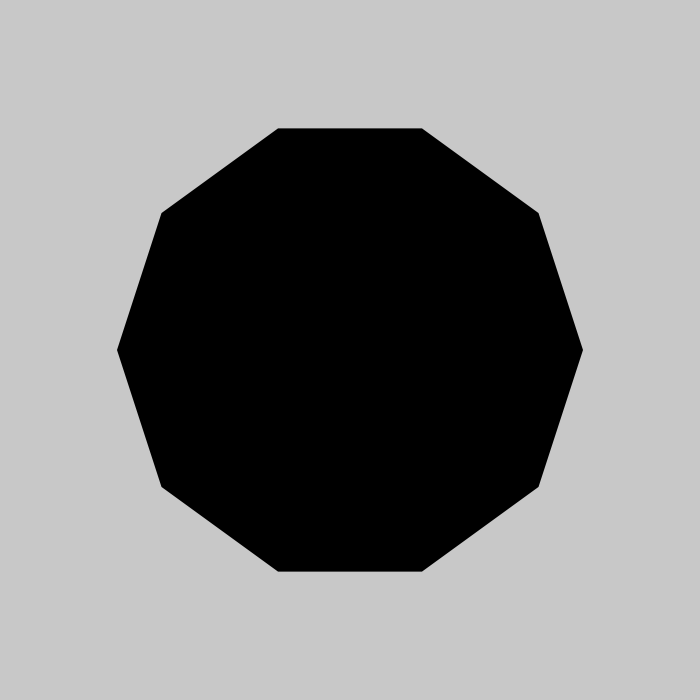
Frame 1 (no input)
Frame 60 (the mouse pressed at the canvas centre just before this capture): identical to frame 1, image omitted
Frame 120 (the mouse held since frame 60 and released just before this capture): identical to frame 1, image omitted

The Processing sketch that drew this single still picture (run headless with seeded random() and noise(); from frame 60 on, the mouse is pressed at the canvas centre):

// Processing sketch: vertexRotating
// ── vertexRotating.pde
// Easing
Easing EASING_FUNC = new EasingInOutQuart();
float time = 0;

void settings() {
	// size(displayWidth, displayHeight);
	size(700, 700);
}

void setup() {
	background(200);

	

	renderMyShape();

}

void draw() {
	noStroke();
	fill(200);
	rect(0, 0, width, height);

	renderMyShape();

	time += 0.0025;
	
	if (time >= 1.0) {
		time = 0;
	}

	// float t = EASING_FUNC.get(time);
	// float angle = map(t, 0, 1.0, 0, 2 * PI);
	// rotate(angle);


}

void renderMyShape() {
	fill(0);
	pushMatrix();
	translate(width / 2, height / 2);

	float verticeLength = 10;
	float angle = 2 * PI / verticeLength;
	float radius = width / 3;

	beginShape();

	for(int i = 0; i < verticeLength; i++) {
		float vx = (float)Math.cos(angle * i);
		float vy = (float)Math.sin(angle * i);
		PVector baseVertice = new PVector(vx, vy);
		PVector vertice = PVector.mult(baseVertice, radius);
		vertex(vertice.x, vertice.y);
	}

	endShape(CLOSE);

	popMatrix();
}

// ── Easing.pde
/*
 * Easing.pde - brings Robert Penner's easing functions into Processing
 * (c) 2015 cocopon.
 *
 * See the following to learn more about these famous functions:
 * http://www.robertpenner.com/easing/
 *
 * License:
 * http://www.robertpenner.com/easing_terms_of_use.html
 */

/*
 * Usage:
 *
 * 1. Put this file in the same folder as your sketch.
 *   + your_sketch/
 *   |-- your_sketch.pde
 *   |-- Easing.pde
 *   |-- ...
 *
 * 2. Enjoy!
 *   // Easier way to use an easing function
 *   // (t: 0.0 ~ 1.0)
 *   float value = easeOutBack(t);
 *   ...
 *
 *   // You can also instanciate an easing function
 *   Easing easing = new EasingOutBack();
 *   float value = easing.get(t);
 *   ...
 *
 *   // Or using an anonymous class to instanciate a custom easing function
 *   Easing easing = new Easing() {
 *     public float get(float t) {
 *       return sqrt(t);
 *     }
 *   };
 *   float value = easing.get(t);
 *   ...
 */

public interface Easing {
  public float get(float t);
}

public class EasingLinear implements Easing {
  public float get(float t) {
    return t;
  }
}

public class EasingInBack implements Easing {
  public float get(float t, float s) {
    return t * t * ((s + 1) * t - s);
  }

  public float get(float t) {
    return get(t, 1.70158);
  }
}

public class EasingInBounce implements Easing {
  public float get(float t) {
    t = 1.0 - t;

    if (t < 1 / 2.75) {
      return 1.0 - (7.5625 * t * t);
    }
    if (t < 2 / 2.75) {
      t -= 1.5 / 2.75;
      return 1.0 - (7.5625 * t * t + 0.75);
    }
    if (t < 2.5 / 2.75) {
      t -= 2.25 / 2.75;
      return 1.0 - (7.5625 * t * t + 0.9375);
    }

    t -= 2.625 / 2.75;
    return 1.0 - (7.5625 * t * t + 0.984375);
  }
}

public class EasingInCirc implements Easing {
  public float get(float t) {
    return -(sqrt(1 - t * t) - 1);
  }
}

public class EasingInCubic implements Easing {
  public float get(float t) {
    return t * t * t;
  }
}

public class EasingInElastic implements Easing {
  public float get(float t, float s) {
    float p = 0.3;
    float a = 1.0;

    if (t == 0) {
      return 0;
    }
    if (t == 1.0) {
      return 1.0;
    }

    if (a < 1.0) {
      a = 1.0;
      s = p / 4;
    }
    else {
      s = p / (2 * 3.1419) * asin(1.0 / a);
    }

    --t;
    return -(a * pow(2, 10 * t) * sin((t - s) * (2 * 3.1419) / p));
  }

  public float get(float t) {
    return get(t, 1.70158);
  }
}

public class EasingInExpo implements Easing {
  public float get(float t) {
    return (t == 0)
      ? 0 
      : pow(2, 10 * (t - 1));
  }
}

public class EasingInQuad implements Easing {
  public float get(float t) {
    return t * t;
  }
}

public class EasingInQuart implements Easing {
  public float get(float t) {
    return t * t * t * t;
  }
}

public class EasingInQuint implements Easing {
  public float get(float t) {
    return t * t * t * t * t;
  }
}

public class EasingInSine implements Easing {
  public float get(float t) {
    return -cos(t * (PI / 2)) + 1.0;
  }
}

public class EasingOutBack implements Easing {
  public float get(float t, float s) {
    --t;
    return t * t * ((s + 1.0) * t + s) + 1.0;
  }

  public float get(float t) {
    return get(t, 1.70158);
  }
}

public class EasingOutBounce implements Easing {
  public float get(float t) {
    if (t < 1 / 2.75) {
      return 7.5625 * t * t;
    }
    if (t < 2 / 2.75) {
      t -= 1.5 / 2.75;
      return 7.5625 * t * t + 0.75;
    }
    if (t < 2.5 / 2.75) {
      t -= 2.25 / 2.75;
      return 7.5625 * t * t + 0.9375;
    }

    t -= 2.625 / 2.75;
    return 7.5625 * t * t + 0.984375;
  }
}

public class EasingOutCirc implements Easing {
  public float get(float t) {
    --t;
    return sqrt(1 - t * t);
  }
}

public class EasingOutCubic implements Easing {
  public float get(float t) {
    --t;
    return t * t * t + 1;
  }
}

public class EasingOutElastic implements Easing {
  public float get(float t, float s) {
    float p = 0.3;
    float a = 1.0;

    if (t == 0) {
      return 0;
    }
    if (t == 1.0) {
      return 1.0;
    }

    if (a < 1.0) {
      a = 1.0;
      s = p / 4;
    }
    else {
      s = p / (2 * 3.1419) * asin(1.0 / a);
    }
    return a * pow(2, -10 * t) * sin((t - s) * (2 * 3.1419) / p) + 1.0;
  }

  public float get(float t) {
    return get(t, 1.70158);
  }
}

public class EasingOutExpo implements Easing {
  public float get(float t) {
    return (t == 1.0)
      ? 1.0
      : (-pow(2, -10 * t) + 1);
  }
}

public class EasingOutQuad implements Easing {
  public float get(float t) {
    return -t * (t - 2);
  }
}

public class EasingOutQuart implements Easing {
  public float get(float t) {
    --t;
    return 1.0 - t * t * t * t;
  }
}

public class EasingOutQuint implements Easing {
  public float get(float t) {
    --t;
    return t * t * t * t * t + 1;
  }
}

public class EasingOutSine implements Easing {
  public float get(float t) {
    return sin(t * (PI / 2));
  }
}

public class EasingInOutBack implements Easing {
  public float get(float t, float s) {
    float k = 1.525;

    t *= 2;
    s *= k;

    if (t < 1) {
      return 0.5 * (t * t * ((s + 1) * t - s));
    }
    t -= 2;
    return 0.5 * (t * t * ((s + 1) * t + s) + 2);
  }

  public float get(float t) {
    return get(t, 1.70158);
  }
}

public class EasingInOutBounce implements Easing {
  Easing inBounce_ = new EasingInBounce();
  Easing outBounce_ = new EasingOutBounce();

  public float get(float t) {
    return (t < 0.5)
      ? (inBounce_.get(t * 2) * 0.5)
      : (outBounce_.get(t * 2 - 1.0) * 0.5 + 0.5);
  }
}

public class EasingInOutCirc implements Easing {
  public float get(float t) {
    t *= 2;

    if (t < 1) {
      return -0.5 * (sqrt(1 - t * t) - 1);
    }

    t -= 2;
    return 0.5 * (sqrt(1 - t * t) + 1);
  }
}

public class EasingInOutCubic implements Easing {
  public float get(float t) {
    t *= 2;

    if (t < 1) {
      return 0.5 * t * t * t;
    }

    t -= 2;
    return 0.5 * (t * t * t + 2);
  }
}

public class EasingInOutElastic implements Easing {
  public float get(float t, float s) {
    float p =  0.3 * 1.5;
    float a = 1.0;

    if (t == 0) {
      return 0;
    }
    if (t == 1.0) {
      return 1.0;
    }

    if (a < 1.0) {
      a = 1.0;
      s = p / 4;
    }
    else {
      s = p / (2 * 3.1419) * asin(1.0 / a);
    }

    if (t < 1) {
      --t;
      return -0.5 * (a * pow(2, 10 * t) * sin((t - s) * (2 * 3.1419) / p));
    }
    --t;
    return a * pow(2, -10 * t) * sin((t - s) * (2 * 3.1419) / p) * 0.5 + 1.0;
  }

  public float get(float t) {
    return get(t, 1.70158);
  }
}

public class EasingInOutExpo implements Easing {
  public float get(float t) {
    if (t == 0) {
      return 0;
    }
    if (t == 1.0) {
      return 1.0;
    }

    t *= 2;
    if (t < 1) {
      return 0.5 * pow(2, 10 * (t - 1));
    }

    --t;
    return 0.5 * (-pow(2, -10 * t) + 2);
  }
}

public class EasingInOutQuad implements Easing {
  public float get(float t) {
    t *= 2;

    if (t < 1) {
      return 0.5 * t * t;
    }

    --t;
    return -0.5 * (t * (t - 2) - 1);
  }
}

public class EasingInOutQuart implements Easing {
  public float get(float t) {
    t *= 2;

    if (t < 1) {
      return 0.5 * t * t * t * t;
    }

    t -= 2;
    return -0.5 * (t * t * t * t - 2);
  }
}

public class EasingInOutQuint implements Easing {
  public float get(float t) {
    t *= 2;

    if (t < 1) {
      return 0.5 * t * t * t * t * t;
    }

    t -= 2;
    return 0.5 * (t * t * t * t * t + 2);
  }
}

public class EasingInOutSine implements Easing {
  public float get(float t) {
    return -0.5 * (cos(PI * t) - 1);
  }
}

Easing easeLinear__ = new EasingLinear();

Easing easeInBack__    = new EasingInBack();
Easing easeInBounce__  = new EasingInBounce();
Easing easeInCirc__    = new EasingInCirc();
Easing easeInCubic__   = new EasingInCubic();
Easing easeInElastic__ = new EasingInElastic();
Easing easeInExpo__    = new EasingInExpo();
Easing easeInQuad__    = new EasingInQuad();
Easing easeInQuart__   = new EasingInQuart();
Easing easeInQuint__   = new EasingInQuint();
Easing easeInSine__    = new EasingInSine();

Easing easeOutBack__    = new EasingOutBack();
Easing easeOutBounce__  = new EasingOutBounce();
Easing easeOutCirc__    = new EasingOutCirc();
Easing easeOutCubic__   = new EasingOutCubic();
Easing easeOutElastic__ = new EasingOutElastic();
Easing easeOutExpo__    = new EasingOutExpo();
Easing easeOutQuad__    = new EasingOutQuad();
Easing easeOutQuart__   = new EasingOutQuart();
Easing easeOutQuint__   = new EasingOutQuint();
Easing easeOutSine__    = new EasingOutSine();

Easing easeInOutBack__    = new EasingInOutBack();
Easing easeInOutBounce__  = new EasingInOutBounce();
Easing easeInOutCirc__    = new EasingInOutCirc();
Easing easeInOutCubic__   = new EasingInOutCubic();
Easing easeInOutElastic__ = new EasingInOutElastic();
Easing easeInOutExpo__    = new EasingInOutExpo();
Easing easeInOutQuad__    = new EasingInOutQuad();
Easing easeInOutQuart__   = new EasingInOutQuart();
Easing easeInOutQuint__   = new EasingInOutQuint();
Easing easeInOutSine__    = new EasingInOutSine();

float easeInBack(float t, float s) {
  return ((EasingInBack)easeInBack__).get(t, s);
}

float easeInBack(float t) {
  return easeInBack__.get(t);
}

float easeInBounce(float t) {
  return easeInBounce__.get(t);
}

float easeInCirc(float t) {
  return easeInCirc__.get(t);
}

float easeInCubic(float t) {
  return easeInCubic__.get(t);
}

float easeInElastic(float t, float s) {
  return ((EasingInElastic)easeInElastic__).get(t, s);
}

float easeInElastic(float t) {
  return easeInElastic__.get(t);
}

float easeInExpo(float t) {
  return easeInExpo__.get(t);
}

float easeInQuad(float t) {
  return easeInQuad__.get(t);
}

float easeInQuart(float t) {
  return easeInQuart__.get(t);
}

float easeInQuint(float t) {
  return easeInQuint__.get(t);
}

float easeInSine(float t) {
  return easeInSine__.get(t);
}

float easeOutBack(float t, float s) {
  return ((EasingOutBack)easeOutBack__).get(t, s);
}

float easeOutBack(float t) {
  return easeOutBack__.get(t);
}

float easeOutBounce(float t) {
  return easeOutBounce__.get(t);
}

float easeOutCirc(float t) {
  return easeOutCirc__.get(t);
}

float easeOutCubic(float t) {
  return easeOutCubic__.get(t);
}

float easeOutElastic(float t, float s) {
  return ((EasingOutElastic)easeOutElastic__).get(t, s);
}

float easeOutElastic(float t) {
  return easeOutElastic__.get(t);
}

float easeOutExpo(float t) {
  return easeOutExpo__.get(t);
}

float easeOutQuad(float t) {
  return easeOutQuad__.get(t);
}

float easeOutQuart(float t) {
  return easeOutQuart__.get(t);
}

float easeOutQuint(float t) {
  return easeOutQuint__.get(t);
}

float easeOutSine(float t) {
  return easeOutSine__.get(t);
}

float easeInOutBack(float t, float s) {
  return ((EasingInOutBack)easeInOutBack__).get(t, s);
}

float easeInOutBack(float t) {
  return easeInOutBack__.get(t);
}

float easeInOutBounce(float t) {
  return easeInOutBounce__.get(t);
}

float easeInOutCirc(float t) {
  return easeInOutCirc__.get(t);
}

float easeInOutCubic(float t) {
  return easeInOutCubic__.get(t);
}

float easeInOutElastic(float t, float s) {
  return ((EasingInOutElastic)easeInOutElastic__).get(t, s);
}

float easeInOutElastic(float t) {
  return easeInOutElastic__.get(t);
}

float easeInOutExpo(float t) {
  return easeInOutExpo__.get(t);
}

float easeInOutQuad(float t) {
  return easeInOutQuad__.get(t);
}

float easeInOutQuart(float t) {
  return easeInOutQuart__.get(t);
}

float easeInOutQuint(float t) {
  return easeInOutQuint__.get(t);
}

float easeInOutSine(float t) {
  return easeInOutSine__.get(t);
}

// ── FuzzyVertice.pde
class FuzzyVertice {
	PVector location;
	
	FuzzyVertice() {
		location = new PVector(0, 0);
	}
}
